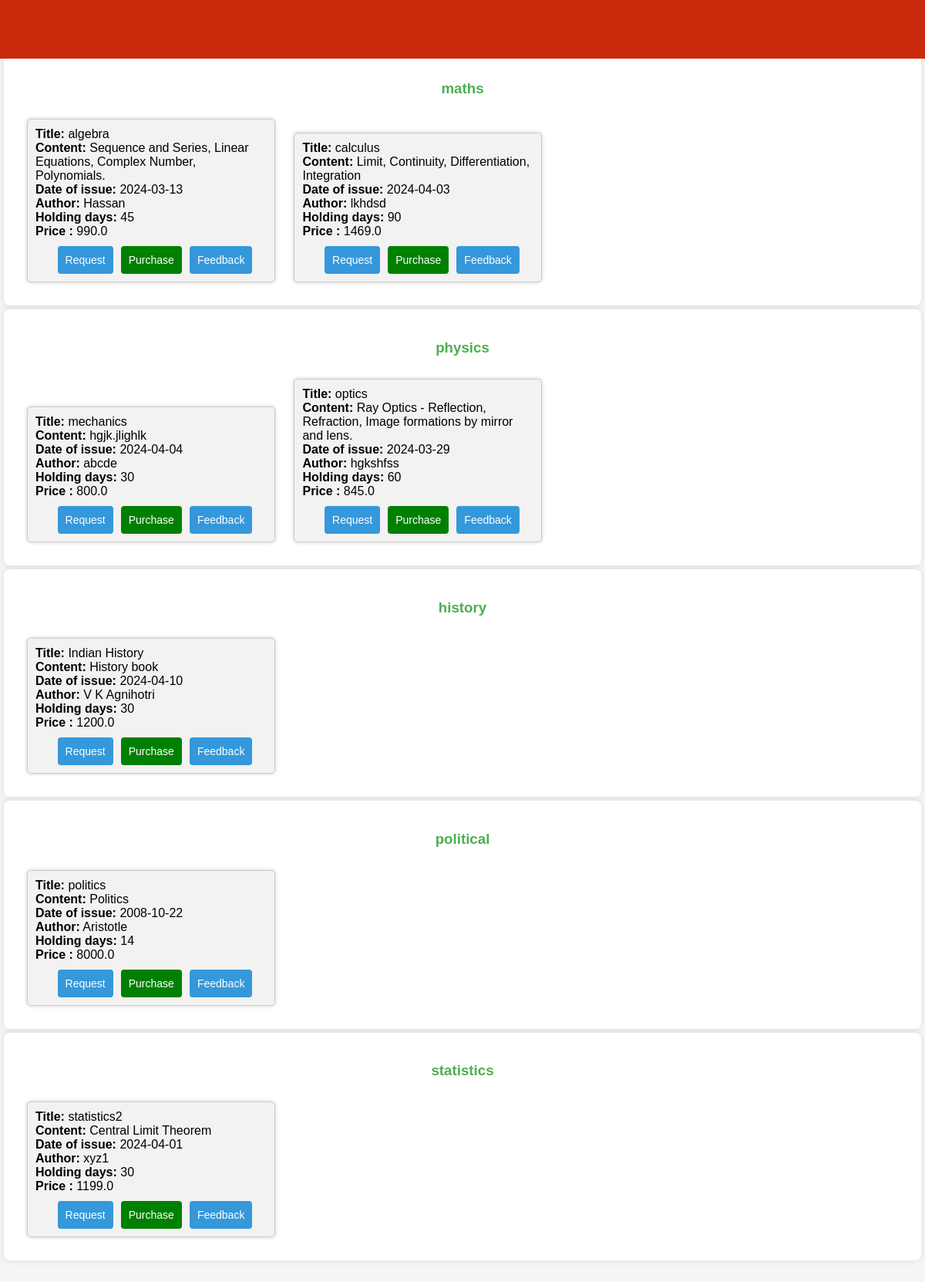
/user-dashboard, run on the app's committed database.
### application/models.py (models this page shows)
class Section(db.Model):
    section_id = db.Column(db.Integer, primary_key=True)
    name = db.Column(db.String(100), nullable=False)
    date_created = db.Column(db.DateTime, nullable=False, default=datetime.now().date())
    description = db.Column(db.Text)

class Book(db.Model):
    book_id = db.Column(db.Integer, primary_key=True)
    section_id = db.Column(db.Integer, db.ForeignKey('section.section_id'), nullable=False)
    name = db.Column(db.String(200), nullable=False)
    content = db.Column(db.Text, nullable=False)
    author = db.Column(db.String(200), nullable=False)
    date_issued = db.Column(db.Date)
    return_date = db.Column(db.Integer)
    price = db.Column(db.Float, nullable=False)
    section = db.relationship('Section', backref=db.backref('books', lazy=True))

### application/views_user.py (the view)
@app.route('/user-dashboard')
def user_dashboard():
    sections = Section.query.all()
    return render_template('dashboard-user.html',sections=sections)

### templates/dashboard-user.html (shortened to what this page needs)
{% extends 'base.html' %}
{% block body %}
    {% for section in sections %}
        <section>
            <h3 style="text-align: center;">{{ section.name }}</h3>
            {% if section.books %}
                <div style="width: 350px;background-color: beige;display: inline;">
                    <ul>
                        {% for book in section.books %}
                            <div class="catbox" style="width: 300px;">
                            <li>
                                <strong>Title:</strong> {{ book.name }}<br>
                                <strong>Content:</strong> {{ book.content }}<br>
                                <strong>Date of issue:</strong> {{ book.date_issued }}<br>
                                <strong>Author:</strong> {{ book.author }}<br>
                                <strong>Holding days:</strong> {{ book.return_date }}<br>
                                <strong>Price : </strong>{{book.price}}
                            </li>
                            <div class="updateDeleteButton">
                                <form style="margin-left: 10px;" action="/request" method="post">
                                    <button type="submit">Request</button>
                                </form>
                                <form style="margin-left: 10px;" action="/purchase" method="post">
                                    <button style="background-color: green;" type="submit">Purchase</button>
                                </form>
                                <form style="margin-left: 10px;" action="/feedback" method="post">
                                    <button type="submit">Feedback</button>
                                </form>
                            </div>
                            </div>
                        {% endfor %}
                    </ul>
                </div>
            {% else %}
                <p>No events at this location</p>
            {% endif %}
        </section>
    {% endfor %}
{% endblock %}

### templates/base.html (shortened to what this page needs)
<!DOCTYPE html>
<html lang="en">
<head>
    <link rel="stylesheet" href='{{url_for("static",filename="style.css")}}'>
</head>
<body>
    <nav class="navbar">
        <div class="container" style="display: flex; justify-content: space-between; align-items: center;">
            <div style="display: flex; align-items: center;">
            {% if not session['name'] %}
                <div style="display: flex;">
                </div>
            {% endif %}
        </div>
    </nav>
    <div  class="body">
        {% block body %}{% endblock %}
    </div>
</body>
</html>

### static/style.css (style rules this page uses)
.body { font-family: Arial, sans-serif; background-color: #f5f5f5; padding: 60px 0; }
body { font-family: Arial, sans-serif; background-color: #f4f4f4; margin: 0; padding: 0; }
.navbar { background-color: #ca290c; padding: 20px 0; width: 100%; position: fixed; top: 0; }
.container { width: 100%; margin: 0 20px; }
button { background-color: #3498db; color: #fff; padding: 10px; border: none; border-radius: 4px; font-size:14px; cursor: pointer; transition: background-color 0.3s ease; }
.updateDeleteButton { display: flex; justify-content: center; margin-top: 10px; }

### templates/dashboard-user.html (style rules this page uses)
section { background-color: #fff; border-radius: 8px; box-shadow: 0 0 10px rgba(0, 0, 0, 0.1); margin-bottom: 20px; padding: 20px; margin: 5px; }
h3 { color: #4caf50; }
ul { list-style: none; padding: 0; margin: 0; }
li { margin-bottom: 8px; }
.catbox { background-color: #f2f2f2; border: 1px solid #ccc; border-radius: 5px; padding: 10px; margin: 10px; box-shadow: 0 0 5px rgba(0, 0, 0, 0.2); width: 100%; display: inline-block; }

### data on the page
Section: name "maths"
Book: name "algebra", content "Sequence and Series, Linear Equations, Complex Number, Polynomials.", date_issued "2024-03-13", author "Hassan", return_date "45", price "990.0"
Book: name "calculus", content "Limit, Continuity, Differentiation, Integration", date_issued "2024-04-03", author "lkhdsd", return_date "90", price "1469.0"
Section: name "physics"
Book: name "mechanics", content "hgjk.jlighlk", date_issued "2024-04-04", author "abcde", return_date "30", price "800.0"
Book: name "optics", content "Ray Optics - Reflection, Refraction, Image formations by mirror and lens.", date_issued "2024-03-29", author "hgkshfss", return_date "60", price "845.0"
Section: name "history"
Book: name "Indian History", content "History book", date_issued "2024-04-10", author "V K Agnihotri", return_date "30", price "1200.0"
Section: name "political"
Book: name "politics", content "Politics", date_issued "2008-10-22", author "Aristotle", return_date "14", price "8000.0"
Section: name "statistics"
Book: name "statistics2", content "Central Limit Theorem", date_issued "2024-04-01", author "xyz1", return_date "30", price "1199.0"
